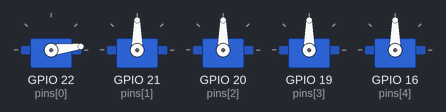
Bench run of a sketch on a simulated ESP32. Parts: 5 × servo.

Above: at 0.05 s.
At 1.2 s:
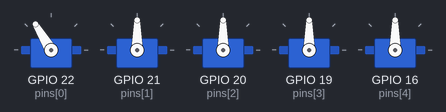
At 2.35 s:
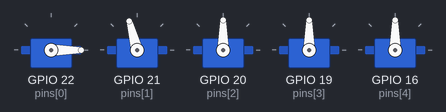
At 4.55 s:
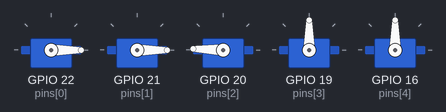
At 6.8 s:
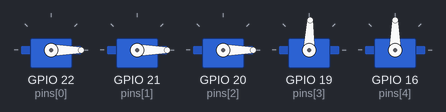
At 9.05 s:
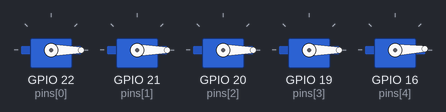
Timing chart, 0 to 11.8 s (numbered marks = the images above):
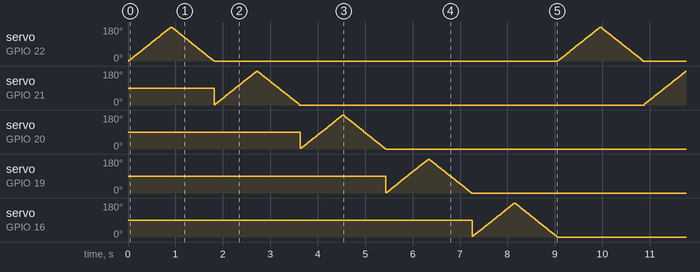

The sketch:

ControlMultipleServos.ino
```cpp
#include <Servo.h>

Servo myservo;  // create servo object to control a servo
Servo myservo2;  // create servo object to control a servo

Servo myservo3;  // create servo object to control a servo
Servo myservo4;  // create servo object to control a servo
Servo myservo5;  // create servo object to control a servo

int pins [] = {22, 21, 20, 19, 16};
// twelve servo objects can be created on most boards
Servo servos[] = {myservo, myservo2, myservo3, myservo4, myservo5};
int pos = 0;    // variable to store the servo position
int lowestPinNum = 19;
int NUM_SERVOS = 5;
void setup() {
  Serial.begin(9600);

  for (int x = 0; x < NUM_SERVOS; x++) {
    servos[x].attach(pins[x]);
  }


}

boolean beingTouched = false;

void loop() {
  for (int x = 0; x < NUM_SERVOS; x++) {
    moveServo(x);
  }


}

void moveServo(int pin) {

  for (pos = 0; pos <= 180; pos += 1) { // goes from 0 degrees to 180 degrees
    // in steps of 1 degree
    servos[pin].write(pos);              // tell servo to go to position in variable 'pos'
    delay(5);                       // waits 15ms for the servo to reach the position
  }
  //  }
  //  Serial.println(touchRead(23));
  //  if (isBeingTouched()) {
  for (pos = 180; pos >= 0; pos -= 1) { // goes from 180 degrees to 0 degrees
    servos[pin].write(pos);              // tell servo to go to position in variable 'pos'
    delay(5);                       // waits 15ms for the servo to reach the position
  }

}
boolean isBeingTouched() {

  int currentTouchReading = touchRead(23);
  return (currentTouchReading > 2000);


}
```
